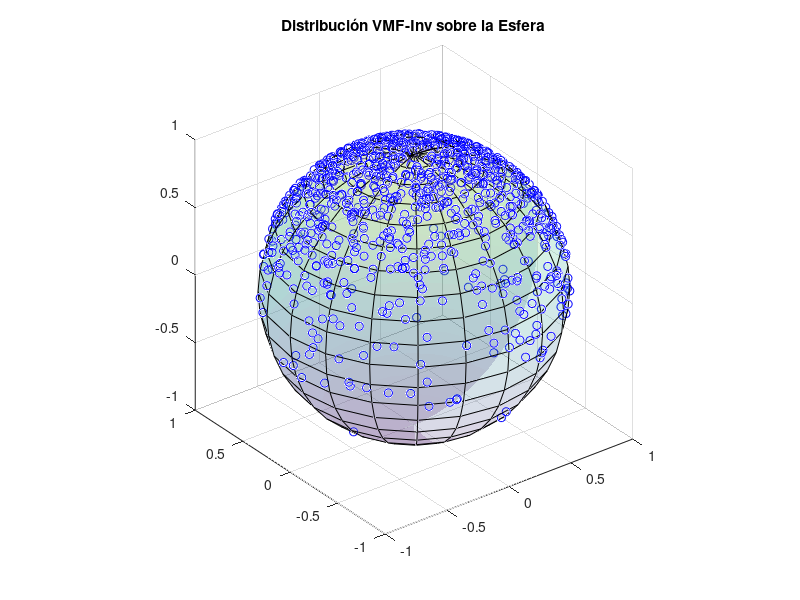

Reproduce this figure in MATLAB.
%------------------------------------------------------------------------------------------------
%GENERACIÓN DE UNA VARIABLE ALEATORIA SEGÚN LA DISTRIBUCIÓN VON
%MISES-FISHER (vMF) EN LA ESFERA S_{2} USANDO EL METODO DE INV
%-----------------------------------------------------------------------------------------------
clear all

kappa = 3; % Parámetro de concentración, puede ser cualquier valor de R
n = 1000; % Parámetro que representa el número de muestras

   % 1. Generación de matriz nxn de variables uniformes independientes en (0,1)
    U1=rand(n,1); U2=rand(n,1);
   % 2. Calcular X = cos(Theta) usando
    X = log(2 .* U1 * sinh(kappa) + exp(-kappa)) / kappa;
   % 3. Calcular la longitud Φ (Phi) en el rango [0, 2π]
    Phi = 2 * pi .* U2;
   % 4. Calcular las coordenadas esféricas (S_{2})
    %Y_tilde = [(ones(n,1) - X.^2).^(1/2) .* cos(Phi),(ones(n,1) - X.^2).^(1/2) .* sin(Phi), X];
    Sx=(1-X.^2).^(1/2);
    Y_tilde = [Sx.* cos(Phi),Sx.* sin(Phi), X];

    % Graficar las muestras en una esfera (S_{2})
    figure;
    x=Y_tilde(:,1); y=Y_tilde(:,2); z=Y_tilde(:,3); 
    plot3(x,y,z,'bo')
    title('Distribución VMF-Inv sobre la Esfera')
    hold on
    [x2,y2,z2] = sphere;
    obj= surf(x2,y2,z2);
    set(obj,'FaceAlpha',0.2)
    axis equal;
    grid on;
    hold off
    %print(gcf, 'VMFinv16', '-dpng', '-r300')